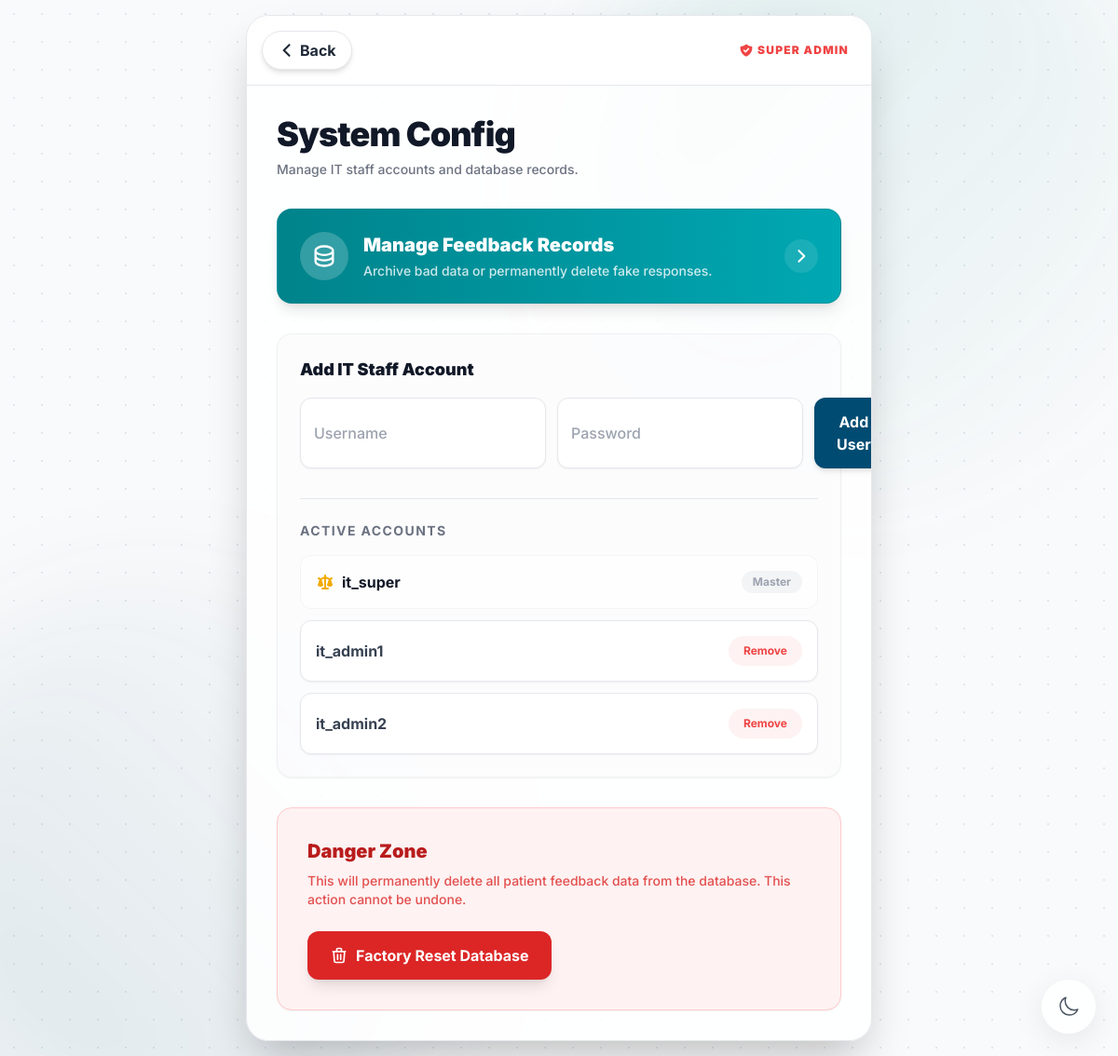
/settings (signed in), run on an earlier commit of the app's database.
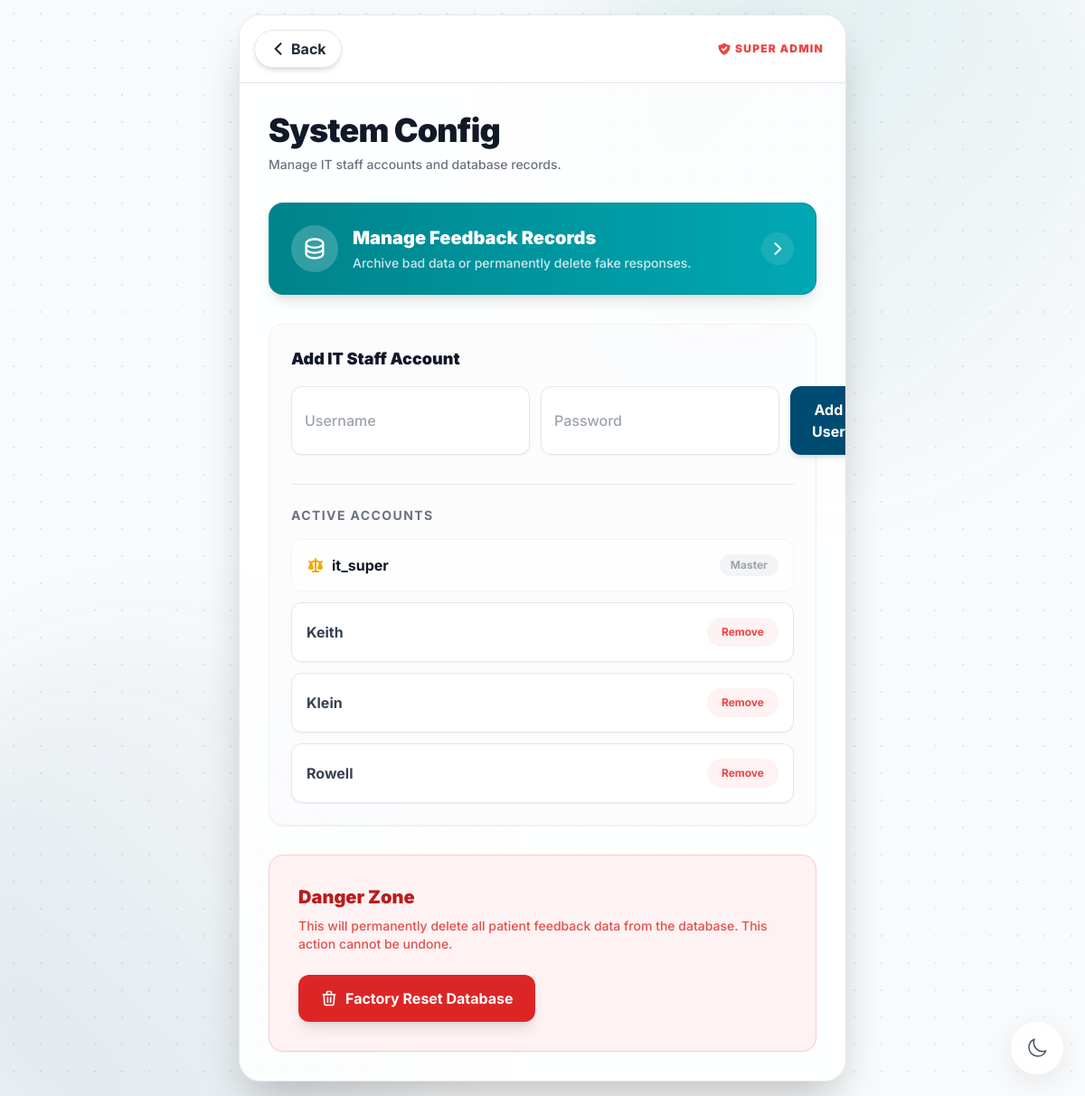
And on a later commit of the database.
### tables this page shows
CREATE TABLE users (
                id INTEGER PRIMARY KEY AUTOINCREMENT,
                username TEXT UNIQUE NOT NULL,
                password_hash TEXT NOT NULL
            );

### app.py (the view)
@app.route('/settings')
def system_settings():
    if session.get('username') != 'it_super': return redirect(url_for('dashboard'))
    db = get_db()
    all_users = db.execute("SELECT id, username FROM users WHERE username != 'it_super'").fetchall()
    return render_template('settings.html', users=all_users, username=session['username'])

### app.py (called while the page is built)
def get_db():
    db = getattr(g, '_database', None)
    if db is None:
        db = g._database = sqlite3.connect(DATABASE)
        db.row_factory = sqlite3.Row
    return db

@app.teardown_appcontext
def close_connection(exception):
    db = getattr(g, '_database', None)
    if db is not None: db.close()

### templates/settings.html (shortened to what the changed rows need)
{% extends 'base.html' %}
{% block content %}
<div class="w-full max-w-2xl glass-panel rounded-3xl overflow-hidden shadow-2xl transition-colors border border-gray-200 dark:border-gray-800">
    <div class="p-6 md:p-8 space-y-8 text-left">
        <div>
            <h1 class="text-3xl md:text-4xl font-black text-gray-900 dark:text-white tracking-tight">System Config</h1>
        </div>
        <div class="bg-gray-50/50 dark:bg-black/20 border border-gray-200/50 dark:border-gray-800/50 rounded-2xl p-6 text-left shadow-sm">
            <div class="mt-8 pt-6 border-t border-gray-200 dark:border-gray-700">
                <div class="space-y-3">
                    {% for user in users %}
                    <div class="flex justify-between items-center p-4 bg-white dark:bg-slate-900 rounded-xl border border-gray-200 dark:border-slate-700 shadow-sm">
                        <span class="font-bold text-gray-700 dark:text-gray-300">{{ user.username }}</span>
                        <a href="/delete_user/{{ user.id }}" class="text-xs font-bold text-red-500 bg-red-50 dark:bg-red-900/20 px-4 py-2 rounded-full hover:bg-red-100 btn-premium" data-username="{{ user.username }}" onclick="return confirm('Are you sure you want to permanently delete the account: ' + this.getAttribute('data-username') + '?');">Remove</a>
                    </div>
                    {% endfor %}
                </div>
            </div>
        </div>
    </div>
</div>
{% endblock %}

What changed in the data, as far as the page shows it:
removed users: username "it_admin1"
removed users: username "it_admin2"
added users: username "Keith"
added users: username "Klein"
added users: username "Rowell"
